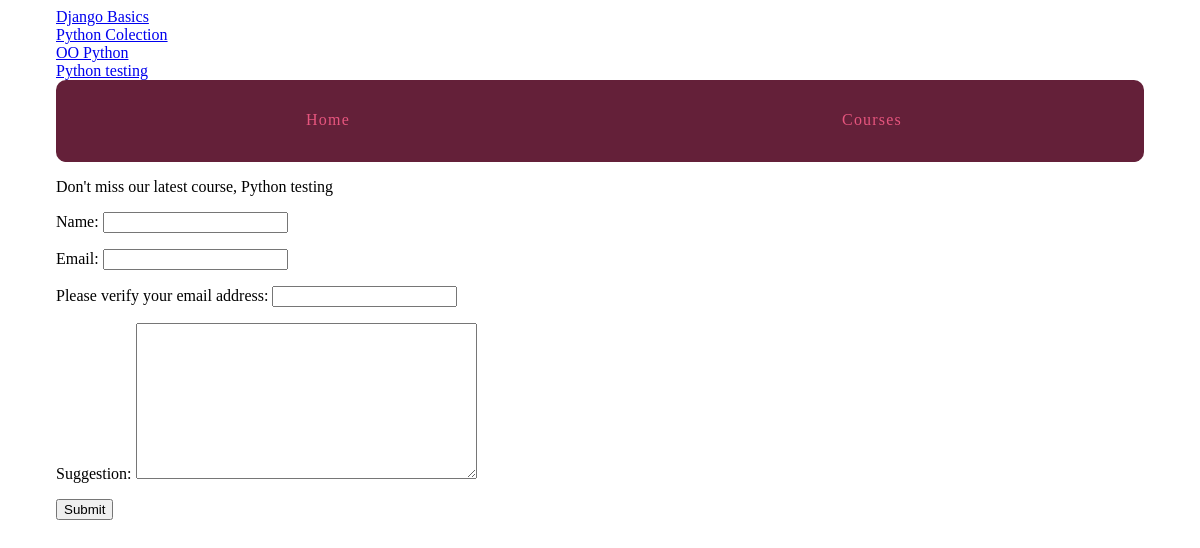
The page /suggest/ on the database its author committed.
### courses/models.py (models this page shows)
class Course(models.Model):
    created_at = models.DateTimeField(auto_now_add=True)
    title = models.CharField(max_length=255)
    description = models.TextField()
    def __str__(self):
        return self.title

### pilot_project/views.py (the view, shortened to what this page needs)
# urls.py: url(r'^suggest/$', views.suggestion_view, name="Suggestion"),
def suggestion_view(request):
    form = forms.SuggestionForm()
    return render(request, 'suggestion_form.html', {'form': form})

### pilot_project/forms.py (shortened to what this page needs)
class SuggestionForm(forms.Form):
    name = forms.CharField()
    email = forms.EmailField()
    verify_email = forms.EmailField(label="Please verify your email address")
    suggestion = forms.CharField(widget=forms.Textarea)
    honeypot = forms.CharField(required=False, widget=forms.HiddenInput,
                               label="Leave Empty", validators=[must_be_empty])

### courses/templatetags/course_extras.py (called while the page is built)
@register.simple_tag
def newest_course():
    return Course.objects.latest('created_at')

@register.inclusion_tag('courses/course_nav.html')
def nav_courses_list():
    courses = Course.objects.all()
    return {'courses': courses}

### templates/suggestion_form.html (shortened to what this page needs)
{% extends "layout.html" %}
{% block content %}
    <div class="row">
        <form action="" method="POST">
            {{ form.as_p }}
            <input type="submit" class="button">
        </form>
    </div>
{% endblock %}

### templates/layout.html (shortened to what this page needs)
{% load static %}
{% load course_extras %}
<!doctype html>
<html>
    <head>
        <link rel="stylesheet" href="{% static 'css/layout.css' %}">
    </head>
    <body>
        <div class="site-container">
            <div>{% nav_courses_list %}</div>
            <nav>
                <a href="{% url 'Home' %}">Home</a>
                <a href="{% url 'courses:Courses' %}">Courses</a>
            </nav>
            <p>Don't miss our latest course, {% newest_course %}</p>
            {% block content %}{% endblock %}
        </div>
    </body>
</html>

### courses/templates/courses/course_nav.html
{% for course in courses %}
    <div><a href="{% url 'courses:Detail' pk=course.pk %}">{{ course.title }}</a></div>
{% endfor %}

### assets/css/layout.css (style rules this page uses)
html { box-sizing: border-box; }
*, *::after, *::before { box-sizing: inherit; }
.site-container { max-width: 68em; margin-left: auto; margin-right: auto; }
.site-container::after { clear: both; content: ""; display: table; }
.site-container nav { width: 100%; display: table; width: 100%; table-layout: fixed; border-bottom-left-radius: 10px; border-bottom-right-radius: 10px; border-top-left-radius: 10px; border-top-right-radius: 10px; border-bottom-left-radius: 10px; border-top-left-radius: 10px; border-bottom-right-radius: 10px; border-top-right-radius: 10px; background-color: #642039; margin-bottom: 1em; overflow: hidden; }
.site-container nav a { display: table-cell; width: 8.33333%; padding: 10px; border-bottom: 2px solid #642039; color: #e6557e; letter-spacing: 0.075em; line-height: 60px; text-align: center; text-decoration: none; }

### rows shown on the page
Course: title "Django Basics"
Course: title "Python Colection"
Course: title "OO Python"
Course: title "Python testing"
